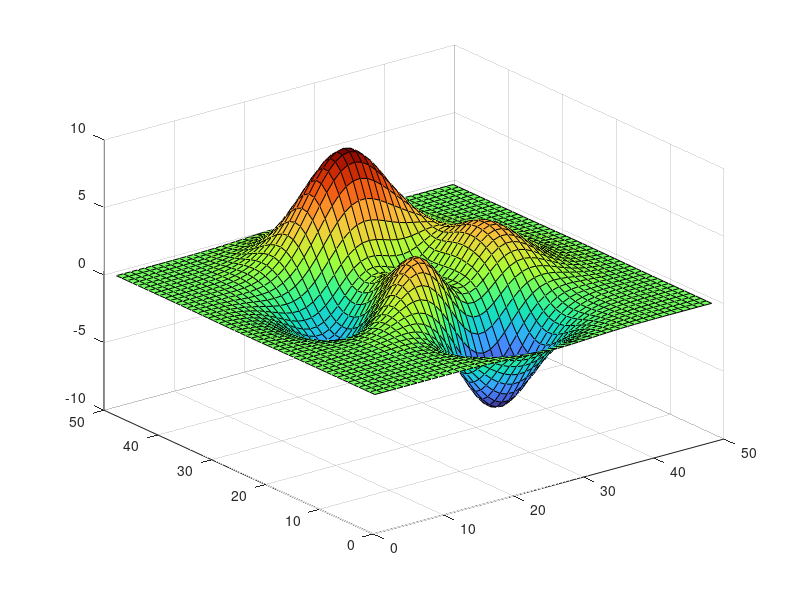

MATLAB code to generate this figure: (Note: this script raises an error after producing the figure.)
%=============================================================================
% Copyright (c) 2016-present Allan CORNET (Nelson)
%=============================================================================
% This file is part of the Nelson.
%=============================================================================
% LICENCE_BLOCK_BEGIN
% SPDX-License-Identifier: LGPL-3.0-or-later
% LICENCE_BLOCK_END
%=============================================================================
% <--ADV-CLI MODE-->
%=============================================================================
f = figure();
surf(peaks);
colormap('turbo');
r = f.ColorMap;
assert_isapprox(r(1:2, :), [0.1900, 0.0718, 0.2322; 0.1948, 0.0834, 0.2615], 1e-3); 
%=============================================================================
